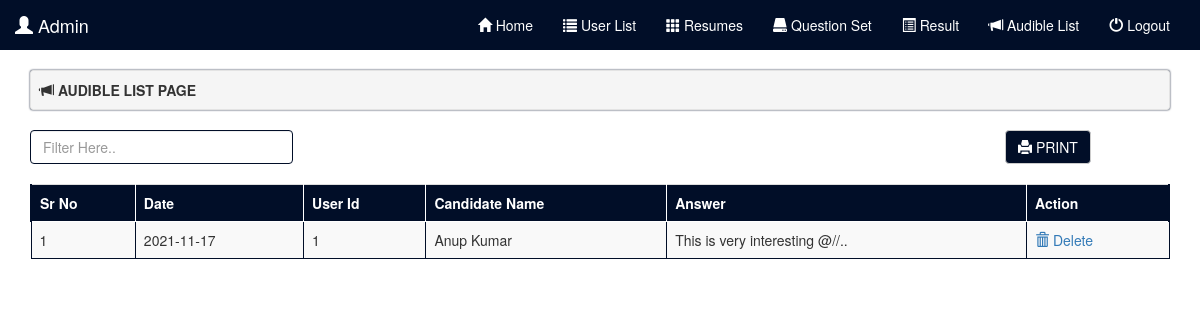
/admin/audible_list.php (signed in), run on the app's committed database.
### tables this page shows
CREATE TABLE IF NOT EXISTS `tbl_audible` (
  `aid` int(11) NOT NULL AUTO_INCREMENT,
  `adate` varchar(12) NOT NULL,
  `uid` int(10) NOT NULL,
  `uname` varchar(50) NOT NULL,
  `atest` varchar(500) NOT NULL,
  PRIMARY KEY (`aid`)
);

### admin/audible_list.php (the view, shortened to what this page needs)
<?php
include('../connect.php');
$id = $_GET['id'];
mysqli_query($con,"DELETE FROM `tbl_audible` WHERE `aid` = $id ");
?>
<!DOCTYPE html>
<html>
<head>
	<?php include('../bootcdn.php') ?>
</head>
<body>
	<?php include('header.php'); ?>
	<div class="container">
		<div class="well well-sm">
			<span class="glyphicon glyphicon-bullhorn"></span>
			<b>AUDIBLE LIST PAGE</b>
		</div>
              <div class="row">
                     <div class="col-sm-3">
                      <input style="border:1px solid #010E28;" class="form-control" id="myInput" type="text" placeholder="Filter Here..">
                     </div>
                     <div class="col-sm-7">
                     </div>
                     <div class="col-sm-2">
                            <a style="background-color:#010E28;color:white;" href="#" class="btn btn-default" onclick="print()">
                                   <span class="glyphicon glyphicon-print"></span>
                                   PRINT
                            </a>
                     </div>
              </div>
             <br>
               <div class="table-responsive">
                     <table class="table table-hover table-striped table-bordered">
                            <thead>
                                   <tr>
                                          <th>Sr No</th>
                                          <th>Date</th>
                                          <th>User Id</th>
                                          <th>Candidate Name</th>
                                          <th>Answer</th>
                                          <th>Action</th>
                                   </tr>
                            </thead>
                            <tbody id="myTable">
                                   <?php
                                   $ulist = mysqli_query($con,"SELECT * FROM `tbl_audible` ORDER BY aid desc");
                                   $counter = 1;
                                   while($ulist_data = mysqli_fetch_assoc($ulist)){
                                   ?>
                                   <tr>
                                          <td><?php echo $counter; ?></td>
                                          <td><?php echo $ulist_data['adate'] ?></td>
                                          <td><?php echo $ulist_data['uid'] ?></td>
                                          <td><?php echo $ulist_data['uname'] ?></td>
                                          <td><?php echo $ulist_data['atest'] ?></td>
                                          <td>
                                              <a onclick="return confirm('Are you sure?')" href="audible_list?id=<?php echo $ulist_data['aid'] ?>">
                                              <span class="glyphicon glyphicon-trash"></span>
                                              Delete
                                              </a>
                                          </td>
                                   </tr>
                            <?php $counter++;} ?>
                            </tbody>
                     </table>
               </div>
	</div>
</body>
</html>

### admin/audible_list.php (style rules this page uses)
.well-sm, .well { box-shadow:0 0 2px #010E28; }
.table thead tr th { background-color:#010E28; color:white; }
.table thead tr { border-left:2px solid #010E28;border-right:2px solid #010E28; }
.table thead tr th { border:1px solid white; }
.table tbody tr td { border:1px solid #010E28; }

### data on the page
tbl_audible: adate "2021-11-17", uid "1", uname "Anup Kumar", atest "This is very interesting @//.."

### other printed values
$_SESSION['aname'] "Admin"
